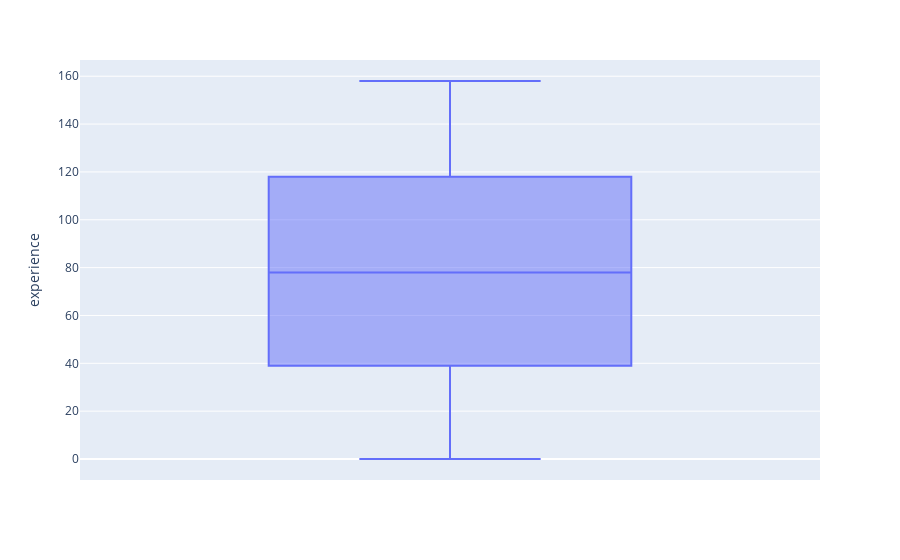

Here is the notebook cell this chart was saved with:
### Code cell
fig = px.box(df, y="experience")
fig.show()

### Figure 1 — Plotly figure (JSON) as saved in the notebook; plotly's stock layout.template omitted (floating-point values rounded to 4 significant figures; data arrays with more than 128 entries replaced by an {"elided": "..."} marker saying what was removed)
{"data": [{"alignmentgroup": "True", "hovertemplate": "experience=%{y}<extra></extra>", "legendgroup": "", "marker": {"color": "#636efa"}, "name": "", "notched": false, "offsetgroup": "", "orientation": "v", "showlegend": false, "type": "box", "x0": " ", "xaxis": "x", "y": {"elided": "5581 int values"}, "y0": " ", "yaxis": "y"}], "layout": {"autosize": true, "boxmode": "group", "legend": {"tracegroupgap": 0}, "margin": {"t": 60}, "xaxis": {"anchor": "y", "autorange": true, "domain": [0, 1], "range": [-0.5, 0.5], "type": "category"}, "yaxis": {"anchor": "x", "autorange": true, "domain": [0, 1], "range": [-8.778, 166.8], "title": {"text": "experience"}, "type": "linear"}}}
